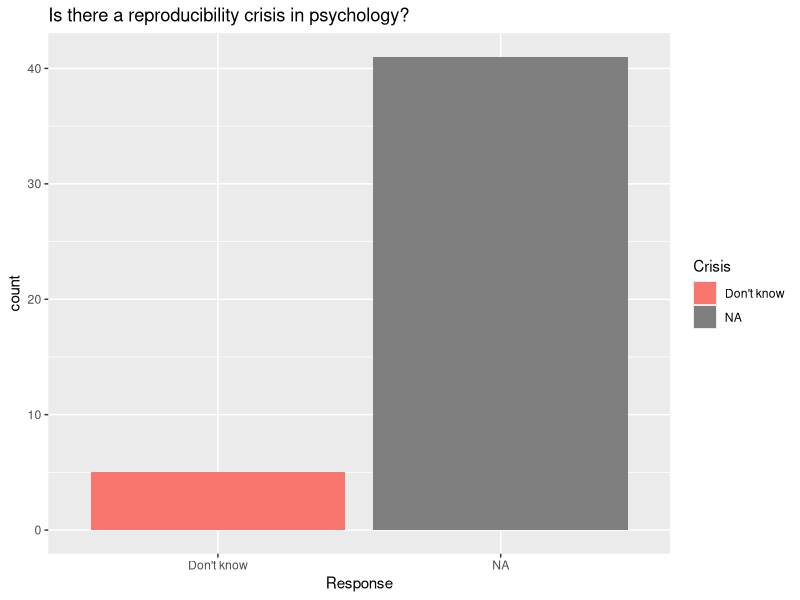

This chart was generated by the following R code:
## ---- chunk 1
knitr::opts_chunk$set(echo = TRUE,
                      warning = FALSE,
                      message = FALSE,
                      cache = TRUE)
library(tidyverse)
## ---- chunk 2
survey <- read.csv("../data/survey_clean.csv")

# Change order of responses for printing
survey$Crisis <- factor(survey$Crisis, 
                        levels = c("Yes, significant", "Yes, slight", "No", "Don't know"))

survey_plot <- survey %>%
  ggplot() +
  aes(x=Crisis, fill=Crisis) +
  geom_bar() +
  xlab("Response") +
  ggtitle("Is there a reproducibility crisis in psychology?")
## ---- chunk 3
survey_plot
## ---- chunk 4
sessionInfo()
